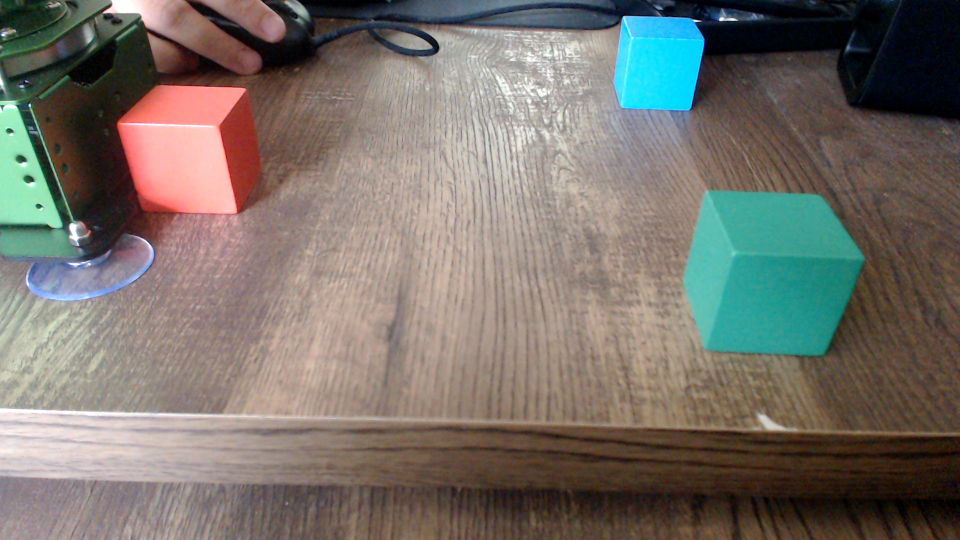
#> input picture condor/files/cubes1.jpeg, 1920 x 1080 px, found by its file name (shown at 1/2 size)
$ python find-cube.py files/cubes1.jpeg -o /tmp/overlay.jpg
#> lines starting #> are read from the running program, lines starting #| are printed output that depends on the picture; after the words box and inside, x2 and y2 are one past the last pixel; in counts of white or black regions, pixels touching at a corner belong together
#> in main, image is the input picture: shape (1080, 1920, 3); mean B, G, R 106.4, 113.6, 119.7
### condor/calibration/detect.py
"""Locate the 40 mm calibration cubes and report where each one's base sits.

A cube is 40 mm tall, so the middle of its coloured blob floats well above the
table and is useless for calibration. What maps onto the table plane is the
centre of the cube's *base*. It is never visible -- the cube stands on it -- so it
is constructed from the silhouette, in four steps:

1. **Silhouette.** A fixed Lab chroma window finds *which* blob is which cube. The
   outline itself is then re-cut per cube, splitting the pixels around it between
   that cube's own chroma and the desk's, both measured in this frame. A fixed
   window cannot do that job: on the owner's camera it cut through green's shaded
   face and took in the cyan light blue throws on the desk.
2. **Hexagon.** A cube showing three faces silhouettes as a hexagon. It is the
   smallest hexagon enclosing the outline, so a genuinely short edge survives,
   then each edge is re-fitted through the boundary pixels along it.
3. **Which reading.** The same hexagon is two cubes -- the Necker cube -- and at
   the 40-50 degrees the owner's camera looks down, a receding edge is as steep
   as a vertical one, so no rule on the outline can tell them apart. The image
   can: of the two, the right one puts the interior edges where the faces change
   shade. Each reading's three faces are cut out and the one whose faces are each
   more uniform wins; `reading_margin` is by how much, and a cube the shading
   cannot decide is not reported.
4. **Corners and centres.** Opposite hexagon edges are images of parallel cube
   edges, so each pair meets at a vanishing point, and from those the hidden far
   base corner and the interior near top corner are line intersections. The
   centres are where the diagonals cross. All of that is exact under full
   perspective and needs no camera model.

Segmentation uses Lab chroma rather than HSV hue. Lit faces blow out to V=254,
which makes hue meaningless, but a* and b* barely move between a cube's lit and
shadowed faces.

The history, and the failure that made step 3 necessary, is in
`work/STATUS-condor.md` §10.6 and `work/STATUS-condor-prototype.md`.
"""

from __future__ import annotations

import math
from dataclasses import dataclass

import cv2
import numpy as np

CUBE_MM = 40.0

# Windows in Lab chroma, as (a_min, a_max, b_min, b_max), that pick out each
# cube's blob. They only decide which blob is which: the outline that gets
# measured is re-cut from this frame's own colours (`_silhouette`). Wood sits at
# about a*=132, b*=135.
#   red   - the cube's own shadow on the wood reaches a*=147, nearly as red as
#           the lit face, but stays wood-coloured on b* while the cube is warmer.
#   green - the arm's anodised body matches the green cube on a* almost exactly
#           and is only separable by being markedly yellower.
#   blue  - the cube is closer to cyan than blue, so it sits low on b*.
COLOUR_WINDOWS = {
    "red": (155, 255, 138, 255),
    "green": (0, 115, 115, 134),
    "blue": (0, 125, 0, 115),
}

# The arm's own anodised body is the detector's oldest hazard: it matches the
# green cube on chroma closely enough to win on size, and it has taken a green
# detection over in practice. It is also *dark* -- L*=39 measured, against 153
# to 207 for the three cubes -- and that is a far wider margin than any chroma
# bound gives.
#
# Judged on the blob's average, not per pixel: a cube's own edges and shadowed
# corners run down to L*=20, so a pixel-level floor eats the silhouette.
MIN_BLOB_LIGHTNESS = 90.0

# How many times more shade variation the flipped reading leaves inside its faces
# than the chosen one. Under this the shading does not say which reading is
# right -- faces lit alike (1.00 rendered), a cube face-on (1.03) -- and the base
# centre would be a coin toss, so the cube is not reported. On the owner's 45
# degree camera real cubes read 4.9-8.3. Under flat light at a shallower angle
# (`agenttools/camtest/shots`, three cameras) many read 1.0-1.3, so there this
# refuses cubes whose faces are lit too alike to read -- deliberately, since
# missing is loud and a flipped reading is not.
#
# It is *not* a test of whether a blob is a cube: the arm and other blobs at the
# frame edge scored up to 2.7. As a gate at 2.0 it rejected real green cubes and
# fell through to a smaller green-window blob -- the blue cube's shaded
# underside -- which is why the detector no longer tries a second blob once one
# has been read.
MIN_READING_MARGIN = 1.3

MIN_CONTOUR_AREA = 1500

OVERLAY_BGR = (255, 0, 255)  # magenta: distinct from all three cubes and the wood
OVERLAY_ALPHA = 0.55

Point = tuple[float, float]


@dataclass(frozen=True)
class CubeDetection:
    colour: str
    base_corners: tuple[Point, Point, Point]  # left, near, right -- on the silhouette
    top_corners: tuple[Point, Point, Point]   # left, far, right -- on the silhouette
    far_base: Point                           # hidden behind the cube
    near_top: Point                           # where the three visible faces meet
    silhouette_center: Point
    hexagon: list[Point]
    reading_margin: float = math.inf         # see MIN_READING_MARGIN

    @property
    def base_center(self) -> Point:
        """Where the base's diagonals cross, which is its centre under any perspective."""
        left, near, right = self.base_corners
        return _crossing((left, right), (near, self.far_base))

    # [11 lines left out: function top_center, not called in this run]

    @property
    def base_edge_px(self) -> tuple[float, float]:
        left, near, right = self.base_corners
        return math.dist(left, near), math.dist(near, right)

    @property
    def elevation_deg(self) -> float:
        """Rough camera elevation, from how squashed the shorter base edge is.

        Only exact when the cube sits square-on to the camera. A cube turned
        about its vertical axis shortens both base edges, which inflates this
        figure, so treat it as an upper bound.
        """
        across, receding = sorted(self.base_edge_px, reverse=True)
        return math.degrees(math.asin(min(1.0, receding / across)))

    @property
    def is_square_on(self) -> bool:
        """Whether the cube is turned far enough to spoil the derived figures."""
        across, receding = sorted(self.base_edge_px, reverse=True)
        return receding / across < 0.5

    @property
    def mm_per_px(self) -> float:
        """Millimetres per pixel across the view, where the table is least squashed."""
        return CUBE_MM / max(self.base_edge_px)

    @property
    def mm_per_px_receding(self) -> float:
        """Millimetres per pixel away from the camera, where a pixel costs most."""
        return CUBE_MM / min(self.base_edge_px)

    def ground_offset_mm(self, point: Point) -> float:
        """Distance on the table between the base centre and some image point.

        The two image axes carry very different amounts of table, so they cannot
        share one scale factor.
        """
        across = (point[0] - self.base_center[0]) * self.mm_per_px
        receding = (point[1] - self.base_center[1]) * self.mm_per_px_receding
        return math.hypot(across, receding)

    def wireframe(self) -> tuple[list[tuple[Point, Point]], list[tuple[Point, Point]]]:
        """Return (visible_edges, hidden_edges) for all twelve cube edges."""
        top_l, far_top, top_r = self.top_corners
        bot_l, near_bot, bot_r = self.base_corners
        near_top, far_bot = self.near_top, self.far_base
        visible = [
            (top_l, far_top), (far_top, top_r), (top_r, near_top), (near_top, top_l),
            (bot_l, near_bot), (near_bot, bot_r),
            (top_l, bot_l), (top_r, bot_r), (near_top, near_bot),
        ]
        hidden = [
            (bot_r, far_bot), (far_bot, bot_l), (far_top, far_bot),
        ]
        return visible, hidden


def _homogeneous(point: Point) -> np.ndarray:
    return np.array([point[0], point[1], 1.0])


def _meet(first: tuple, second: tuple) -> np.ndarray:
    """Where two lines, each through two points, cross -- in homogeneous form.

    Homogeneous so that parallel lines meet too, at a point at infinity: a
    vanishing point of two edges that are parallel in the image is exactly that,
    and every construction below goes through one unchanged.
    """
    line_a = np.cross(*(p if len(p) == 3 else _homogeneous(p) for p in first))
    line_b = np.cross(*(p if len(p) == 3 else _homogeneous(p) for p in second))
    return np.cross(line_a, line_b)


def _crossing(first: tuple, second: tuple) -> Point:
    x, y, w = _meet(first, second)
    return (float(x / w), float(y / w))


def _segment(image_lab: np.ndarray, colour: str) -> np.ndarray:
#> called with colour = 'blue'
    a_min, a_max, b_min, b_max = COLOUR_WINDOWS[colour]
    a, b = image_lab[:, :, 1], image_lab[:, :, 2]
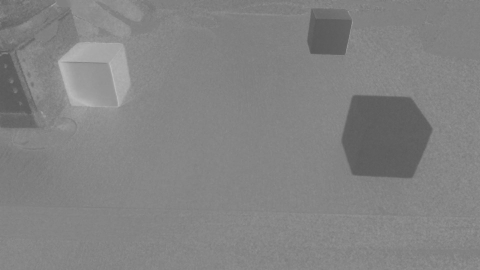
#> a: shape (1080, 1920) (shown at 1/4 size); min 82, max 195, mean 130.6
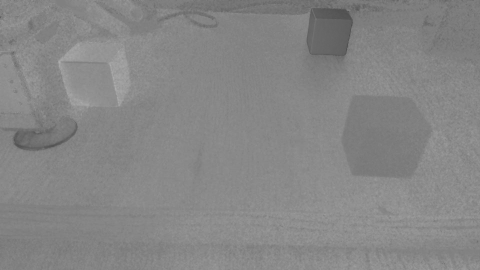
#> b: shape (1080, 1920) (shown at 1/4 size); min 60, max 184, mean 133.7
    mask = ((a >= a_min) & (a <= a_max) & (b >= b_min) & (b <= b_max)).astype(np.uint8) * 255
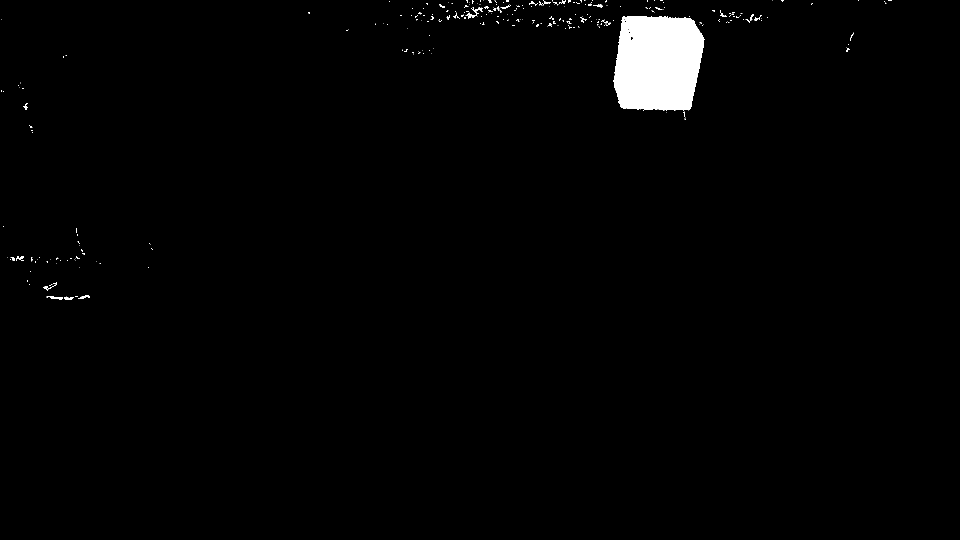
#> mask: shape (1080, 1920) (shown at 1/2 size); 1.6% white; 327 white regions (285 under 20 px), largest, box (x1, y1, x2, y2) and area: (1226, 32, 1409, 222) 29623, (932, 14, 966, 38) 230, (92, 592, 126, 600) 126
    mask = cv2.morphologyEx(mask, cv2.MORPH_OPEN, np.ones((5, 5), np.uint8))
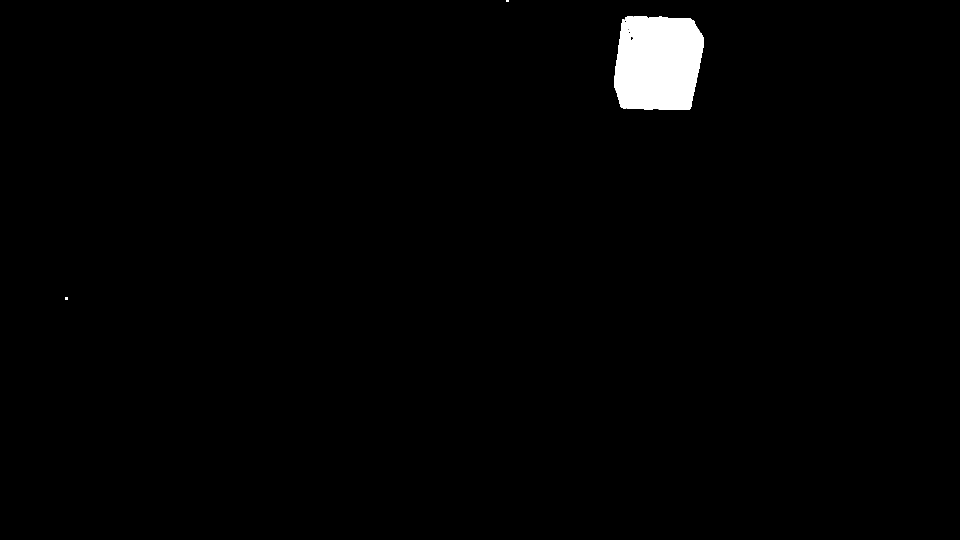
#> mask: shape (1080, 1920) (shown at 1/2 size); 1.4% white; 3 white regions, box (x1, y1, x2, y2) and area: (1228, 32, 1408, 220) 29470, (130, 594, 136, 599) 30, (1012, 0, 1018, 4) 24
    return cv2.morphologyEx(mask, cv2.MORPH_CLOSE, np.ones((9, 9), np.uint8))
#> returned value: shape (1080, 1920); 1.4% white; 3 white regions


def _silhouette(image_lab: np.ndarray, blob: np.ndarray) -> np.ndarray:
    """Re-cut a cube's outline from its own colour and the desk's, in this frame.

    Every pixel near the blob is put on a line in a*b* from the desk's median
    chroma (a ring well outside the blob) to the cube's (the blob's core), and
    goes to whichever end it is nearer. Both ends are measured, so a camera that
    shifts every colour moves them together.
    """
    x, y, width, height = cv2.boundingRect(blob)
    size = max(width, height)
    pad = int(0.3 * size)
    rows, cols = image_lab.shape[:2]
    x0, y0 = max(0, x - pad), max(0, y - pad)
    x1, y1 = min(cols, x + width + pad), min(rows, y + height + pad)
    chroma = image_lab[y0:y1, x0:x1, 1:].astype(np.float64)

    inside = np.zeros(chroma.shape[:2], np.uint8)
    cv2.drawContours(inside, [blob], -1, 255, cv2.FILLED, offset=(-x0, -y0))
    core = cv2.erode(inside, np.ones((max(3, size // 20),) * 2, np.uint8)) > 0
    ring = cv2.dilate(inside, np.ones((pad, pad), np.uint8)) == 0
    if not core.any() or not ring.any():
        return blob
    cube, desk = np.median(chroma[core], axis=0), np.median(chroma[ring], axis=0)
    towards_cube = cube - desk
    along = (chroma - desk) @ towards_cube / (towards_cube @ towards_cube)

    # Where to cut between desk and cube is read off this frame's own histogram
    # (Otsu), not fixed halfway: a face catching glare off its own surface is
    # pale -- 0.4 of the way to the cube's colour on the owner's desk -- while
    # the desk's reflection of the cube stays under 0.25.
    scaled = (np.clip(along, 0.0, 1.0) * 255).astype(np.uint8)
    cut, _ = cv2.threshold(scaled, 0, 255, cv2.THRESH_BINARY + cv2.THRESH_OTSU)
    mask = (scaled > cut).astype(np.uint8) * 255
    # Scaled to the cube: this is what cuts off thin shadow spikes and fills the
    # speckle in a washed-out face, on a near cube and a far one alike.
    kernel = np.ones((max(3, size // 30) | 1,) * 2, np.uint8)
    mask = cv2.morphologyEx(mask, cv2.MORPH_OPEN, kernel)
    mask = cv2.morphologyEx(mask, cv2.MORPH_CLOSE, kernel)
    contours, _ = cv2.findContours(mask, cv2.RETR_EXTERNAL, cv2.CHAIN_APPROX_NONE)
    if not contours:
        return blob

    def overlap(contour: np.ndarray) -> int:
        region = np.zeros_like(mask)
        cv2.drawContours(region, [contour], -1, 255, cv2.FILLED)
        return cv2.countNonZero(region & inside)

    return max(contours, key=overlap) + np.array([x0, y0])


def _hexagon(contour: np.ndarray) -> list[Point] | None:
    """The smallest hexagon enclosing the silhouette, edges re-fitted to it.

    Starts from the convex hull at pixel resolution and removes one edge at a
    time, extending its two neighbours to meet, always the edge whose removal adds
    least area. Unlike simplifying until six vertices survive, this cannot cut a
    corner off: a short edge of the real cube stays because removing it would add
    a lot of area, and a rounded corner goes because it adds almost none.
    """
    hull = cv2.approxPolyDP(cv2.convexHull(contour), 2.0, True)
    polygon = [(float(p[0][0]), float(p[0][1])) for p in hull]
    if len(polygon) < 6:
        return None
    while len(polygon) > 6:
        count = len(polygon)
        best, best_area, best_corner = -1, math.inf, None
        for i in range(count):
            before, start = polygon[i - 1], polygon[i]
            end, after = polygon[(i + 1) % count], polygon[(i + 2) % count]
            x, y, w = _meet((before, start), (end, after))
            if abs(w) < 1e-9:
                continue
            corner = (x / w, y / w)
            # The neighbours have to meet beyond this edge, not behind it.
            if (np.dot(np.subtract(corner, start), np.subtract(start, before)) < 0
                    or np.dot(np.subtract(corner, end), np.subtract(end, after)) < 0):
                continue
            (ax, ay), (bx, by) = np.subtract(start, corner), np.subtract(end, corner)
            area = abs(ax * by - ay * bx) / 2
            if area < best_area:
                best, best_area, best_corner = i, area, corner
        if best < 0:
            return None
        polygon[best] = best_corner
        del polygon[(best + 1) % count]
    return _fit_edges(contour, polygon) or polygon


def _fit_edges(contour: np.ndarray, hexagon: list[Point]) -> list[Point] | None:
    """Re-derive the six corners by fitting lines to the silhouette edges.

    The enclosing hexagon is decided by the outermost pixels, so it sits a pixel
    or two proud of the edge. Each edge instead gets a line fitted through the
    boundary pixels along it, and the corners come from intersecting adjacent
    lines.
    """
    points = contour.reshape(-1, 2).astype(np.float64)
    lines: list[tuple[np.ndarray, np.ndarray]] = []
    for i in range(6):
        start = np.array(hexagon[i])
        end = np.array(hexagon[(i + 1) % 6])
        span = end - start
        length = float(np.linalg.norm(span))
        if length < 12:
            return None
        along = span / length
        across = np.array([-along[1], along[0]])
        offsets = (points - start) @ along
        distances = np.abs((points - start) @ across)
        # Drop the corner regions: they curve, and they are what we are solving for.
        selected = (offsets > 0.2 * length) & (offsets < 0.8 * length)
        selected &= distances < max(3.0, 0.04 * length)
        if int(selected.sum()) < 10:
            return None
        vx, vy, x0, y0 = cv2.fitLine(
            points[selected].astype(np.float32), cv2.DIST_HUBER, 0, 0.01, 0.01
        ).ravel()
        lines.append((np.array([x0, y0]), np.array([vx, vy])))

    corners: list[Point] = []
    for i in range(6):
        origin_a, direction_a = lines[(i - 1) % 6]
        origin_b, direction_b = lines[i]
        matrix = np.column_stack((direction_a, -direction_b))
        if abs(np.linalg.det(matrix)) < 1e-9:
            return None
        steps = np.linalg.solve(matrix, origin_b - origin_a)
        corner = origin_a + steps[0] * direction_a
        # A refined corner that runs away from the hull corner means the edge
        # selection went wrong; fall back rather than report nonsense.
        shorter = min(math.dist(hexagon[i], hexagon[i - 1]), math.dist(hexagon[i], hexagon[(i + 1) % 6]))
        if math.dist(tuple(corner), hexagon[i]) > 0.3 * shorter:
            return None
        corners.append((float(corner[0]), float(corner[1])))
    return corners


def _reading(hexagon: list[Point], near: int) -> dict[str, Point]:
    """Every corner of the cube, if hexagon vertex `near` is the near base corner.

    Around the hexagon from there: a base corner, the top corner above it, the far
    top corner, the top corner on the other side, and the base corner below it.
    Opposite hexagon edges are images of parallel cube edges and meet at their
    vanishing point; the two corners that are not on the silhouette follow from
    those, the far base one from the base edges and the near top one from the top
    edges.
    """
    near_bot, right, right_top, far_top, left_top, left = (
        hexagon[(near + step) % 6] for step in range(6))
    towards_right = _meet((near_bot, right), (far_top, left_top))
    towards_left = _meet((right_top, far_top), (left, near_bot))
    corners = {"near_bot": near_bot, "right": right, "right_top": right_top,
               "far_top": far_top, "left_top": left_top, "left": left}
    corners["far_bot"] = _crossing((left, towards_right), (right, towards_left))
    corners["near_top"] = _crossing((left_top, towards_left), (right_top, towards_right))
    return corners


def _face_spread(image: np.ndarray, corners: dict[str, Point]) -> float:
    """How much the shade varies inside each visible face, on average over all three.

    A cube's faces are each close to one flat shade and different from each
    other, so the right reading scores low. The flipped reading's faces straddle
    the real ones and score several times higher. Each face is shrunk a little
    first, so a blurred edge counts for neither.
    """
    faces = [
        ("near_top", "right_top", "far_top", "left_top"),
        ("near_top", "near_bot", "right", "right_top"),
        ("near_top", "left_top", "left", "near_bot"),
    ]
    squared, count = 0.0, 0
    for face in faces:
        quad = np.array([corners[name] for name in face])
        middle = quad.mean(axis=0)
        region = np.zeros(image.shape[:2], np.uint8)
        cv2.fillConvexPoly(region, (middle + 0.8 * (quad - middle)).astype(np.int32), 255)
        pixels = image[region > 0].astype(np.float64)
        if len(pixels):
            squared += float(((pixels - pixels.mean(axis=0)) ** 2).sum())
            count += len(pixels)
    return squared / count if count else math.inf


def _read_cube(image: np.ndarray, hexagon: list[Point]) -> tuple[dict[str, Point], float]:
    """The reading of the hexagon that the face shading supports, and by how much.

    The near base corner is the lowest of its alternate triple of vertices -- the
    other two are top corners, and a camera above the cube sees those higher up.
    That leaves one candidate per triple: the Necker pair.
    """
    candidates = []
    for first in (0, 1):
        near = max((first, first + 2, first + 4), key=lambda i: hexagon[i][1])
        corners = _reading(hexagon, near)
        candidates.append((_face_spread(image, corners), corners))
    (best, corners), (other, _) = sorted(candidates, key=lambda c: c[0])
    return corners, other / best if best > 0 else math.inf


def find_cube(image_lab: np.ndarray, image: np.ndarray, colour: str) -> CubeDetection | None:
    mask = _segment(image_lab, colour)
    contours, _ = cv2.findContours(mask, cv2.RETR_EXTERNAL, cv2.CHAIN_APPROX_NONE)
#> contours = 3 contours, 1 with area under 20; largest, box (x1, y1, x2, y2) and area: (1228, 32, 1408, 220) 29286, (130, 594, 136, 599) 20
#> (the rest of the program and of its run is left out)
